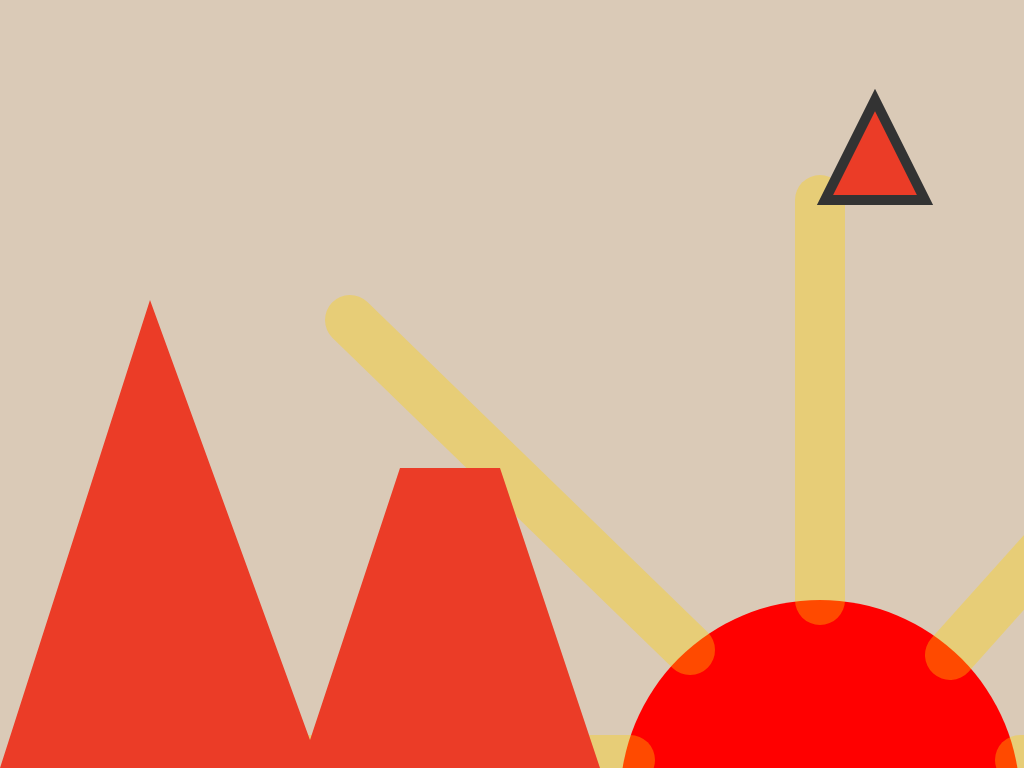
Frame 1 (no input)
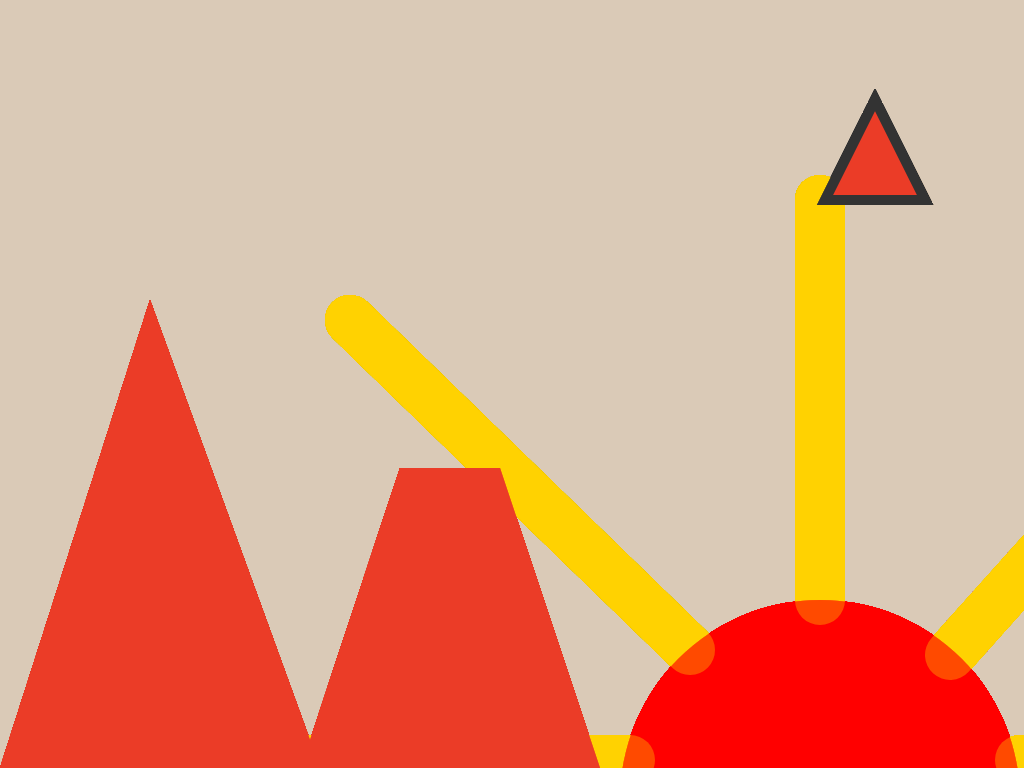
Frame 60 (no input)
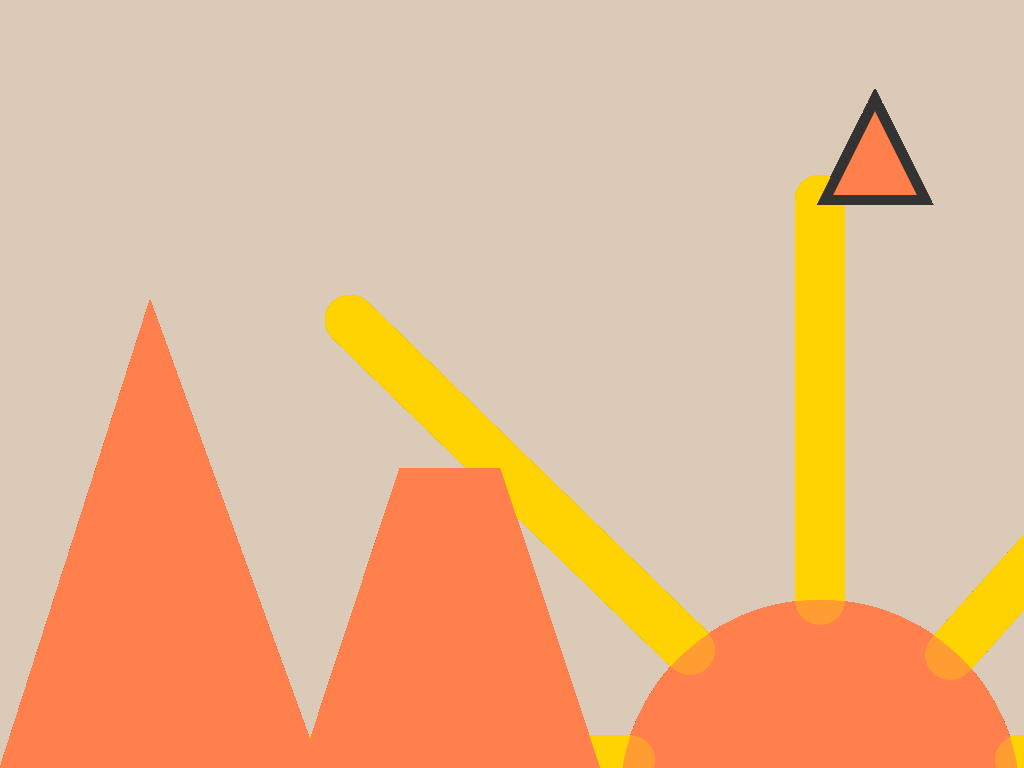
Frame 120 (the mouse pressed at the canvas centre since frame 60)

The p5.js sketch that drew these frames (run headless with seeded random() and noise() and a simulated clock; from frame 60 on, the mouse is pressed at the canvas centre):

// p5.js sketch
// ── sketch.js
let sunG,sunB
let rayG, rayB

// let rayY = 50
// let rayX = 500

function setup() {
  createCanvas(1024, 768);
  noStroke();
  background(218, 202, 183);
  //sun = color(255, 209, 0);

}

function draw() {

  //make sun change color with mouse position
  noStroke()
  sunG = map(mouseX, 0, width, 0, 255);
  sunB = map(mouseY, 0, height, 0, 153);

  // draw sun
  fill(255, sunG, sunB);
  ellipseMode(CORNER);
  arc(620, 600, 400, 400, PI, TWO_PI, OPEN);


  //draw sun rays
  strokeWeight(50);
  stroke(255, 209, 0, 90)
  line(630, 760, 200, 760);
  line(820, 600, 820, 200);
  line(690, 650, 350, 320);
  line(950, 655, 1250, 320);
  line(1020, 760, 1200, 760);


  // draw mountains shape and top of mountain. change fill based on mouse click
  noStroke()
  if (mouseIsPressed) {
    fill(255, sunG, sunB);
  }
  else {
    fill(235, 60, 39);
  }
  beginShape();
  vertex(0,768);
  vertex(150, 300);
  vertex(310, 740);
  vertex(400, 468);
  vertex(500, 468);
  vertex(600, 768);
  endShape();

  stroke(51);
  strokeWeight(10)
  triangle(825, 200, 875, 100, 925, 200);

}
